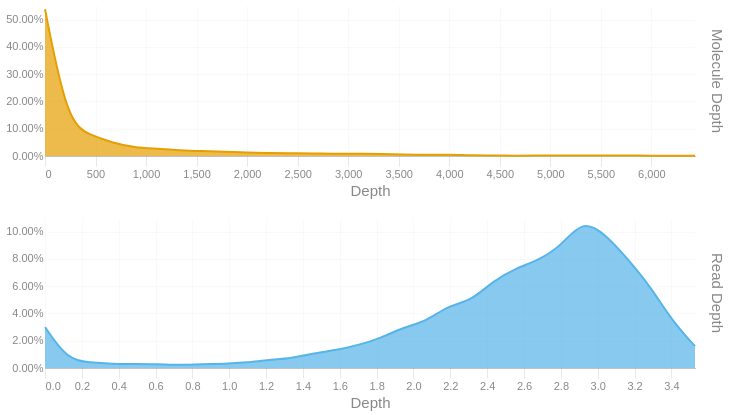

Notebook code cell kept with this figure:
### Code cell
readdep = depth_hist(tb['Read Depth'], q99, 3)
readdep = readdep.with_columns(pl.lit('Read Depth').alias('Metric'))
if not SKIPLR:
    moldep = depth_hist(tb['Molecule Depth'], mol_q99, 1)
    moldep = moldep.with_columns(pl.lit('Molecule Depth').alias('Metric'))
    _hist = pl.concat([readdep, moldep])
    _hist = _hist.filter(pl.col('Proportion') != 0)
    with SafeRender(_hist):
        (
            alt.Chart(_hist)        
            .mark_area(interpolate = "basis")
            .encode(
                x=alt.X('Bin:Q').scale(domainMin=0).axis(alt.Axis(title='Depth')),
                y = alt.Y('Proportion:Q', title = None).axis(format = '.2%'),
                color = alt.Color('Metric:N').legend(None),
                row = alt.Row("Metric:N").header(title = None, labelOrient = 'right'),
                tooltip = [
                    alt.Tooltip("Metric:N", title = "Metric"),
                    alt.Tooltip('Interval:N', title = "Depth Interval"),
                    alt.Tooltip('Proportion:Q', title = "% Alignments").format('.2%')
                ]
            )
            .resolve_scale(x='independent', y='independent')
            .properties(
                height = 150, width = 650,
                usermeta={'embedOptions': {'downloadFileName': f'{samplename}.depth.hist'}}
            )
        ).display()
else:
    readdep = readdep.filter(pl.col('Proportion') != 0)
    with SafeRender(readdep):
        (
            alt.Chart(readdep)        
            .mark_area(interpolate = "basis")
            .encode(
                x=alt.X('Bin:Q').scale(domainMin=0).axis(alt.Axis(title='Depth')),
                y = alt.Y('Proportion:Q', title = None).axis(format = '.2%'),
                tooltip = [
                    alt.Tooltip('Interval:N', title = "Depth Interval"),
                    alt.Tooltip('Proportion:Q', title = "% Alignments").format('.2%')
                ]
            )
            .properties(
                usermeta={'embedOptions': {'downloadFileName': f'{samplename}.depth.hist'}}
            )
        ).display()

### Figure 1 — Vega-Lite specification as saved in the notebook (floating-point values rounded to 4 significant figures)
{"width": 650, "height": 150, "config": {"title": {"anchor": "start", "dy": -15, "fontSize": 18, "color": "#888888", "subtitleColor": "#888888", "subtitleFontSize": 14}, "arc": {"fill": "#0072B2"}, "axis": {"domainColor": "#888888", "domainWidth": 0.5, "gridWidth": 0.2, "grid": false, "titleFontWeight": 400, "titleFontSize": 15, "labelFontSize": 11, "labelColor": "#888888", "tickColor": "#888888", "tickWidth": 0.2, "titleColor": "#888888"}, "axisBand": {"grid": false}, "axisX": {"grid": true, "tickSize": 10, "domainCap": "round"}, "axisY": {"domain": false, "grid": true, "tickSize": 0, "domainCap": "round"}, "background": "transparent", "header": {"labelFontSize": 15, "labelColor": "#888888", "titleFontSize": 15, "titleFontWeight": 600, "titleColor": "#888888"}, "legend": {"labelFont": "sans-serif", "labelFontSize": 12, "labelColor": "#888888", "symbolSize": 100, "symbolType": "circle", "titleFontSize": 12, "titlePadding": 10, "titleColor": "#888888", "title": null}, "range": {"category": ["#E69F00", "#56B4E9", "#009E73", "#F0E442", "#0072B2", "#D55E00", "#CC79A7", "#000000"], "diverging": ["#cfe8f3", "#a2d4ec", "#73bfe2", "#46abdb", "#1696d2", "#12719e"]}, "area": {"fill": "#0072B2", "fillOpacity": 0.7, "line": true, "strokeOpacity": 0.7}, "line": {"color": "#0072B2", "stroke": "#0072B2", "strokeWidth": 2}, "trail": {"color": "#0072B2", "stroke": "#0072B2", "strokeWidth": 0, "size": 1}, "point": {"filled": true, "fillOpacity": 1.0, "size": 95}, "text": {"color": "#888888", "fontSize": 11, "align": "right", "fontWeight": 400, "size": 11}, "bar": {"fill": "#0072B2", "stroke": null}, "view": {"stroke": null, "continuousWidth": 660, "continuousHeight": 400}}, "data": {"name": "data-a0f3e84514802d7c9e6cb92c858337f9"}, "mark": {"type": "area", "interpolate": "basis"}, "encoding": {"color": {"field": "Metric", "legend": null, "type": "nominal"}, "row": {"field": "Metric", "header": {"title": null, "labelOrient": "right"}, "type": "nominal"}, "tooltip": [{"field": "Metric", "title": "Metric", "type": "nominal"}, {"field": "Interval", "title": "Depth Interval", "type": "nominal"}, {"field": "Proportion", "format": ".2%", "title": "% Alignments", "type": "quantitative"}], "x": {"axis": {"title": "Depth"}, "field": "Bin", "scale": {"domainMin": 0}, "type": "quantitative"}, "y": {"axis": {"format": ".2%"}, "field": "Proportion", "title": null, "type": "quantitative"}}, "resolve": {"scale": {"x": "independent", "y": "independent"}}, "usermeta": {"embedOptions": {"downloadFileName": "S6_LaHave_3611.depth.hist"}}, "$schema": "https://vega.github.io/schema/vega-lite/v6.1.0.json", "datasets": {"data-a0f3e84514802d7c9e6cb92c858337f9": [{"Bin": 0.0, "Interval": "0.0-0.122", "Proportion": 0.03, "Metric": "Read Depth"}, {"Bin": 0.122, "Interval": "0.122-0.243", "Proportion": 0.006, "Metric": "Read Depth"}, {"Bin": 0.243, "Interval": "0.243-0.365", "Proportion": 0.004, "Metric": "Read Depth"}, {"Bin": 0.365, "Interval": "0.365-0.487", "Proportion": 0.003, "Metric": "Read Depth"}, {"Bin": 0.487, "Interval": "0.487-0.608", "Proportion": 0.003, "Metric": "Read Depth"}, {"Bin": 0.608, "Interval": "0.608-0.73", "Proportion": 0.003, "Metric": "Read Depth"}, {"Bin": 0.73, "Interval": "0.73-0.852", "Proportion": 0.002, "Metric": "Read Depth"}, {"Bin": 0.852, "Interval": "0.852-0.973", "Proportion": 0.003, "Metric": "Read Depth"}, {"Bin": 0.973, "Interval": "0.973-1.095", "Proportion": 0.003, "Metric": "Read Depth"}, {"Bin": 1.095, "Interval": "1.095-1.217", "Proportion": 0.004, "Metric": "Read Depth"}, {"Bin": 1.217, "Interval": "1.217-1.338", "Proportion": 0.006, "Metric": "Read Depth"}, {"Bin": 1.338, "Interval": "1.338-1.46", "Proportion": 0.007, "Metric": "Read Depth"}, {"Bin": 1.46, "Interval": "1.46-1.582", "Proportion": 0.011, "Metric": "Read Depth"}, {"Bin": 1.582, "Interval": "1.582-1.703", "Proportion": 0.013, "Metric": "Read Depth"}, {"Bin": 1.703, "Interval": "1.703-1.825", "Proportion": 0.017, "Metric": "Read Depth"}, {"Bin": 1.825, "Interval": "1.825-1.947", "Proportion": 0.022, "Metric": "Read Depth"}, {"Bin": 1.947, "Interval": "1.947-2.068", "Proportion": 0.03, "Metric": "Read Depth"}, {"Bin": 2.068, "Interval": "2.068-2.19", "Proportion": 0.034, "Metric": "Read Depth"}, {"Bin": 2.19, "Interval": "2.19-2.312", "Proportion": 0.046, "Metric": "Read Depth"}, {"Bin": 2.312, "Interval": "2.312-2.433", "Proportion": 0.049, "Metric": "Read Depth"}, {"Bin": 2.433, "Interval": "2.433-2.555", "Proportion": 0.064, "Metric": "Read Depth"}, {"Bin": 2.555, "Interval": "2.555-2.677", "Proportion": 0.073, "Metric": "Read Depth"}, {"Bin": 2.677, "Interval": "2.677-2.798", "Proportion": 0.079, "Metric": "Read Depth"}, {"Bin": 2.798, "Interval": "2.798-2.92", "Proportion": 0.089, "Metric": "Read Depth"}, {"Bin": 2.92, "Interval": "2.92-3.042", "Proportion": 0.109, "Metric": "Read Depth"}, {"Bin": 3.042, "Interval": "3.042-3.163", "Proportion": 0.098, "Metric": "Read Depth"}, {"Bin": 3.163, "Interval": "3.163-3.285", "Proportion": 0.08, "Metric": "Read Depth"}, {"Bin": 3.285, "Interval": "3.285-3.407", "Proportion": 0.06, "Metric": "Read Depth"}, {"Bin": 3.407, "Interval": "3.407-3.528", "Proportion": 0.034, "Metric": "Read Depth"}, {"Bin": 3.528, "Interval": "3.528-3.65", "Proportion": 0.016, "Metric": "Read Depth"}, {"Bin": 0.0, "Interval": "0.0-221.8", "Proportion": 0.538, "Metric": "Molecule Depth"}, {"Bin": 221.8, "Interval": "221.8-443.6", "Proportion": 0.123, "Metric": "Molecule Depth"}, {"Bin": 443.6, "Interval": "443.6-665.4", "Proportion": 0.077, "Metric": "Molecule Depth"}, {"Bin": 665.4, "Interval": "665.4-887.2", "Proportion": 0.049, "Metric": "Molecule Depth"}, {"Bin": 887.2, "Interval": "887.2-1108.9", "Proportion": 0.03, "Metric": "Molecule Depth"}, {"Bin": 1109.0, "Interval": "1108.9-1330.7", "Proportion": 0.027, "Metric": "Molecule Depth"}, {"Bin": 1331.0, "Interval": "1330.7-1552.5", "Proportion": 0.021, "Metric": "Molecule Depth"}, {"Bin": 1552.0, "Interval": "1552.5-1774.3", "Proportion": 0.018, "Metric": "Molecule Depth"}, {"Bin": 1774.0, "Interval": "1774.3-1996.1", "Proportion": 0.016, "Metric": "Molecule Depth"}, {"Bin": 1996.0, "Interval": "1996.1-2217.9", "Proportion": 0.012, "Metric": "Molecule Depth"}, {"Bin": 2218.0, "Interval": "2217.9-2439.7", "Proportion": 0.011, "Metric": "Molecule Depth"}, {"Bin": 2440.0, "Interval": "2439.7-2661.5", "Proportion": 0.01, "Metric": "Molecule Depth"}, {"Bin": 2662.0, "Interval": "2661.5-2883.3", "Proportion": 0.01, "Metric": "Molecule Depth"}, {"Bin": 2883.0, "Interval": "2883.3-3105.0", "Proportion": 0.007, "Metric": "Molecule Depth"}, {"Bin": 3105.0, "Interval": "3105.0-3326.8", "Proportion": 0.009, "Metric": "Molecule Depth"}, {"Bin": 3327.0, "Interval": "3326.8-3548.6", "Proportion": 0.008, "Metric": "Molecule Depth"}, {"Bin": 3549.0, "Interval": "3548.6-3770.4", "Proportion": 0.005, "Metric": "Molecule Depth"}, {"Bin": 3770.0, "Interval": "3770.4-3992.2", "Proportion": 0.004, "Metric": "Molecule Depth"}, {"Bin": 3992.0, "Interval": "3992.2-4214.0", "Proportion": 0.005, "Metric": "Molecule Depth"}, {"Bin": 4214.0, "Interval": "4214.0-4435.8", "Proportion": 0.002, "Metric": "Molecule Depth"}, {"Bin": 4436.0, "Interval": "4435.8-4657.6", "Proportion": 0.002, "Metric": "Molecule Depth"}, {"Bin": 4658.0, "Interval": "4657.6-4879.4", "Proportion": 0.001, "Metric": "Molecule Depth"}, {"Bin": 4879.0, "Interval": "4879.4-5101.1", "Proportion": 0.002, "Metric": "Molecule Depth"}, {"Bin": 5101.0, "Interval": "5101.1-5322.9", "Proportion": 0.002, "Metric": "Molecule Depth"}, {"Bin": 5323.0, "Interval": "5322.9-5544.7", "Proportion": 0.002, "Metric": "Molecule Depth"}, {"Bin": 5545.0, "Interval": "5544.7-5766.5", "Proportion": 0.002, "Metric": "Molecule Depth"}, {"Bin": 5766.0, "Interval": "5766.5-5988.3", "Proportion": 0.002, "Metric": "Molecule Depth"}, {"Bin": 5988.0, "Interval": "5988.3-6210.1", "Proportion": 0.001, "Metric": "Molecule Depth"}, {"Bin": 6210.0, "Interval": "6210.1-6431.9", "Proportion": 0.001, "Metric": "Molecule Depth"}, {"Bin": 6432.0, "Interval": "6431.9-6653.67", "Proportion": 0.001, "Metric": "Molecule Depth"}]}}
